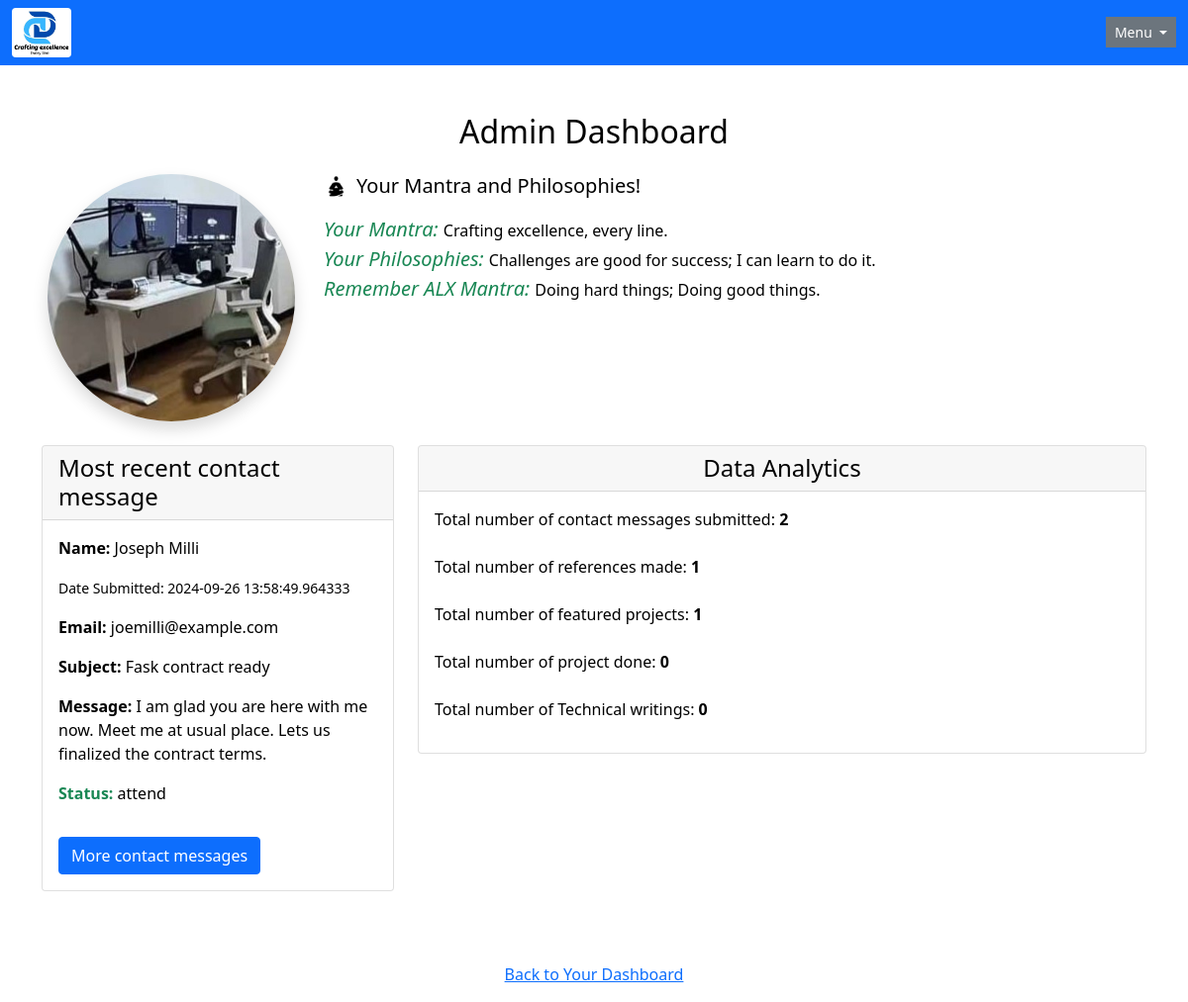
/admindashboard (signed in), run on the app's committed database.
### app/models/contact.py (models this page shows, shortened)
class ContactMessage(db.Model):
    __tablename__ = 'contactMessage'
    message_id: Mapped[str] = mapped_column(
            String(length=36), primary_key=True, default=lambda: str(uuid4())
    )
    date_submitted: Mapped[datetime] = mapped_column(
        DateTime, default=datetime.utcnow
    )
    name: Mapped[str] = mapped_column(
        String(length=100), unique=False
    )
    email: Mapped[str] = mapped_column(
        String(length=120), unique=False
    )
    subject: Mapped[str] = mapped_column(
        String(length=120), unique=False
    )
    message: Mapped[str] = mapped_column(Text)
    status: Mapped[str] = mapped_column(
        String(length=30), unique=False, default="Unattend"
    )

### app/routes/admindashboard.py (the view)
@admindashboard_bp.route(
    "/admindashboard", methods=['GET'], strict_slashes=False
)
@jwt_required()
def admindashboard_page():
    admin_id = get_jwt_identity()  # Fetch and display data using the admin_id
    admin = Admin.query.filter_by(id=admin_id).first()
    if not admin:
        flash('You are not an admin', 'warning')
        return redirect(url_for('main.home.home_page'))
    contact_messages = ContactMessage.query.all()
    featured_projects = FeaturedProject.query.all()
    projects_done = ProjectDone.query.all()
    writings = Writing.query.all()
    references = Reference.query.all()
    return render_template(
        'admindashboard.html',
        contact_messages=contact_messages,
        references=references,
        featured_projects=featured_projects,
        projects_done=projects_done, writings=writings
    )

### app/routes/afterRequest.py (called while the page is built)
def refresh_expiring_jwts(response):
    try:
        exp_timestamp = get_jwt()["exp"]
        now = datetime.now(timezone.utc)
        target_timestamp = datetime.timestamp(now + timedelta(minutes=30))
        if target_timestamp > exp_timestamp:
            access_token = create_access_token(identity=get_jwt_identity())
            set_access_cookies(response, access_token)
        return response
    except (RuntimeError, KeyError):
        return response

### app/templates/admindashboard.html (shortened to what this page needs)
{% extends "admin-base.html" %}
{% block content %}
   <div class="container my-5">
        <h1 class="h2 text-center mb-4">Admin Dashboard</h1>
      <div class="row mb-4">
        <div class="col-md-3 text-center">
          <img src="{{ url_for('static', filename='images/studio_2.jpg') }}", class="rounded-circle img-fluid border-dark shadow", style="width: 250px; height: 250px;">
        </div>
        <div class="col-md-9">
          <h5 class="d-flex align-items-center mb-3">
              <img src="{{ url_for('static', filename="images/mantra.png") }}" alt="mantra icon" class="img-fluid rounded me-2" style="width: 25px; height: 25px;">
              Your Mantra and Philosophies!
          </h5>
          <ul class="list-unstyled">
             <li><i class="bi bi-check-circle text-success lead">Your Mantra: </i>Crafting excellence, every line.</li>
             <li><i class="bi bi-check-circle text-success lead">Your Philosophies: </i>Challenges are good for success; I can learn to do it.</li>
             <li><i class="bi bi-check-circle text-success lead">Remember ALX Mantra: </i>Doing hard things; Doing good things.</li>
          </ul>
        </div>
      </div>
      <div class="row">
        <div class="col-md-4 mb-4">
          <div class="card">
            <div class="card-header">
             <h4 class="mb-0">Most recent contact message</h4>
            </div>
            <div class="card-body">
            {% if contact_messages %}
             {% for most_recent_message in contact_messages[-1:]%}
               <div>
                       <p><strong>Name:</strong> {{ most_recent_message.name }}</p>
                       <p><small>Date Submitted: {{ most_recent_message.date_submitted }}</small></p>
                       <p><strong>Email:</strong> {{ most_recent_message.email }}</p>
                       <p><strong>Subject:</strong> {{ most_recent_message.subject }}</p>
                       <p><strong>Message:</strong> {{ most_recent_message.message }}</p>
                       <p><strong class="text-success">Status:</strong> {{ most_recent_message.status }}</p>
               </div>
               <a href="{{ url_for('main.contacts.view_contact_messages') }}" class="btn btn-primary mt-3">More contact messages</a>
             {% endfor %}
            {% else %}
              <div>
                 <p class="text-center">No Contact Message</p>
              </div>
            {% endif %}
            </div>
          </div>
        </div>
        <div class="col-md-8">
           <div class="card">
              <div class="card-header">
                  <h4 class="mb-0 text-center">Data Analytics</h4>
              </div>
              <div>
               <p class="card-body">
                 Total number of contact messages submitted: <strong>{{ contact_messages | length }}</strong>
                 <br>
                 <br>
                 Total number of references made:  <strong>{{ references | length }}</strong>
                 <br>
                 <br>
                 Total number of featured projects:  <strong>{{ featured_projects | length }}</strong>
                 <br>
                 <br>
                 Total number of project done:  <strong>{{ projects_done | length }}</strong>
                 <br>
                 <br>
                 Total number of Technical writings:  <strong>{{ writings | length }}</strong>
               </p>
              </div>
           </div>
        </div>
      </div>
   </div>
{% endblock %}

### app/templates/admin-base.html (style rules this page uses)
body { background-color: white; color: black; }

### data on the page
ContactMessage: name "Joseph Milli", date_submitted "2024-09-26 13:58:49.964333", email "joemilli@example.com", subject "Fask contract ready", message "I am glad you are here with me now. Meet me at usual place. Lets us finalized the contract terms.", status "attend"

### other printed values
{{ contact_messages | length }} "2"
{{ references | length }} "1"
{{ featured_projects | length }} "1"
{{ projects_done | length }} "0"
{{ writings | length }} "0"
